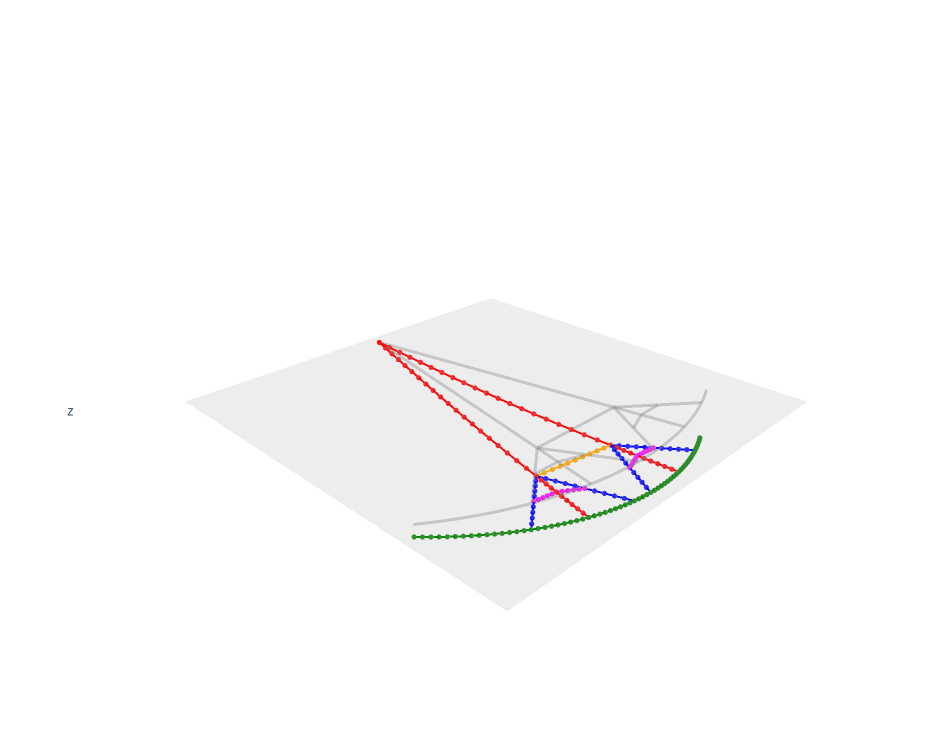
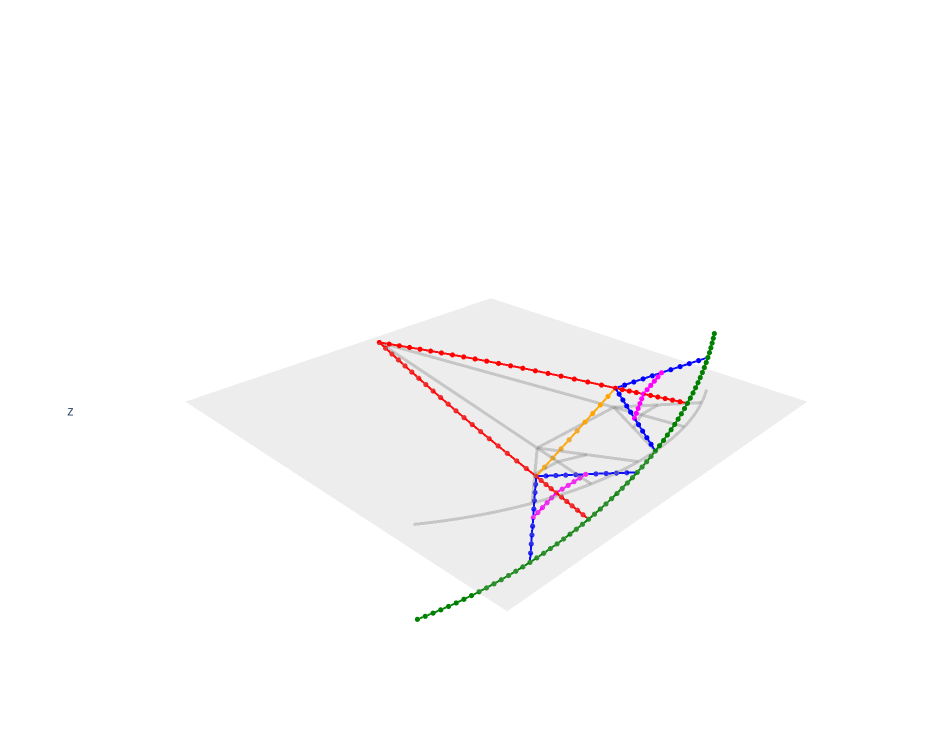
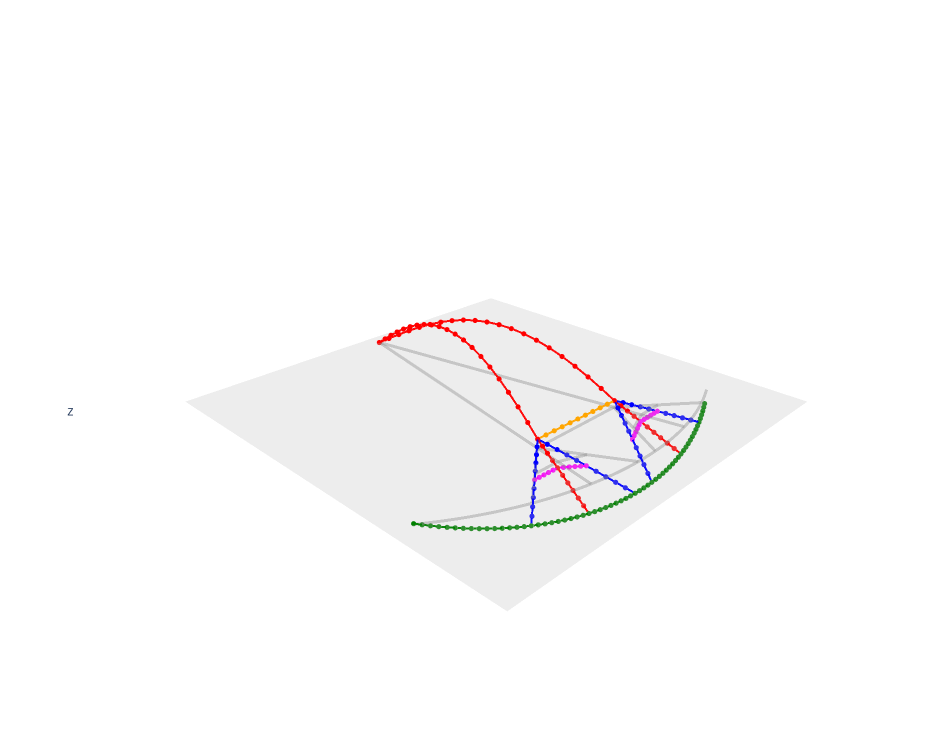
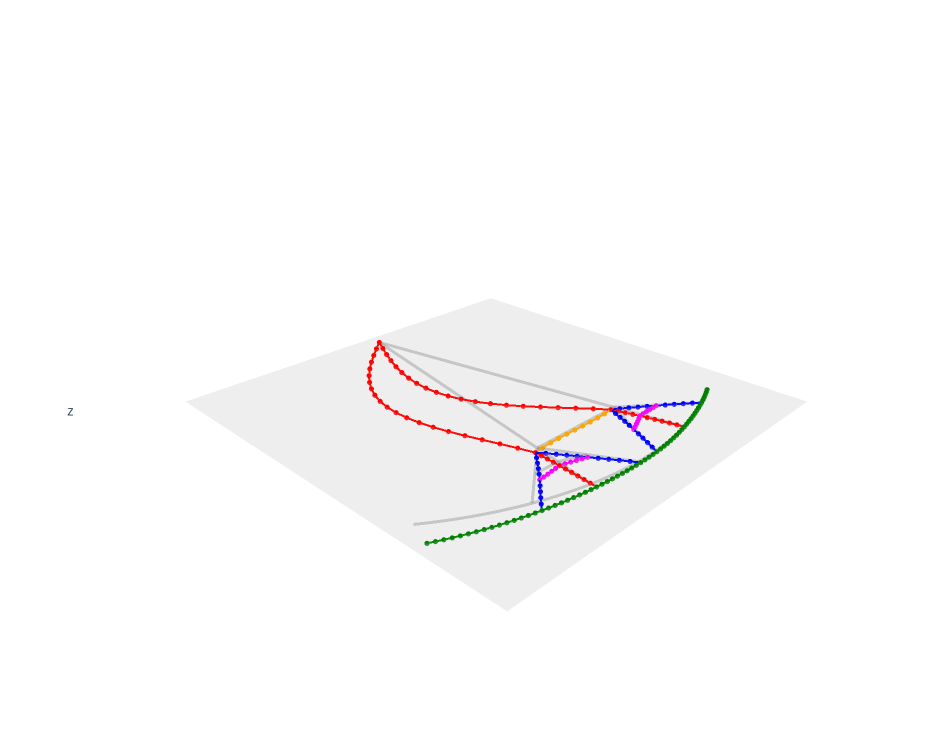

Write notebook code for charts like these, in order.
### Code cell
import numpy as np
import plotly.graph_objects as go

# ---------------- COLOR RULES ----------------
def element_color(i):
    if i < 60:
        return "red"
    elif i < 70:
        return "orange"
    elif i < 130:
        return "green"
    elif i < 170:
        return "blue"
    else:
        return "magenta"

element_colors = [element_color(i) for i in range(len(element_nodes))]

# ---------------- NODE COLORS ----------------
node_colors = ["black"] * len(nodes)

for i, (nA, nB) in enumerate(element_nodes):

    col = element_colors[i]

    node_colors[nA - 1] = col
    node_colors[nB - 1] = col

    if i in [130, 140, 150, 160]:
        node_colors[nA - 1] = "red"
    if i in [139, 149, 159, 169]:
        node_colors[nB - 1] = "green"
    if i in [170, 185]:
        node_colors[nA - 1] = "red"


# ---------------- SETTINGS ----------------
modes_to_plot = 10
scale = 100000

nodes = np.array(nodes)
eigvecs_disp_full = np.array(eigvecs_disp_full)

# -------- FIXED AXES (ZOOMED IN VERSION) --------
min_x, max_x = nodes[:,0].min(), nodes[:,0].max()
min_y, max_y = nodes[:,1].min(), nodes[:,1].max()
min_z, max_z = nodes[:,2].min(), nodes[:,2].max()

Lmax = max(max_x-min_x, max_y-min_y, max_z-min_z)

mid_x = (min_x + max_x)/2
mid_y = (min_y + max_y)/2
mid_z = (min_z + max_z)/2

# 🔥 ZOOM FACTOR
zoom = 0.7 * Lmax

xr = [mid_x - zoom, mid_x + zoom]
yr = [mid_y - zoom, mid_y + zoom]
zr = [mid_z - zoom, mid_z + zoom]


# ==========================================================
# LOOP OVER MODES
# ==========================================================
for i in range(modes_to_plot):

    mode_disp = eigvecs_disp_full[:, i].reshape(-1, 3)
    U = nodes + scale * mode_disp

    traces = []

    # ======================================================
    # REFERENCE PLANE
    # ======================================================
    x_grid, y_grid = np.linspace(-130, 150), np.linspace(-10, 270)

    Xg, Yg = np.meshgrid(x_grid, y_grid)
    Zg = np.zeros_like(Xg)

    plane = go.Surface(
        x=Xg,
        y=Yg,
        z=Zg,
        showscale=False,
        opacity=0.25,
        colorscale=[[0, "rgb(170,170,170)"], [1, "rgb(170,170,170)"]],
        contours={"z": {"show": True, "color": "black", "width": 1}},
        hoverinfo="skip"
    )
    traces.append(plane)

    # ======================================================
    # UNDEFORMED STRUCTURE
    # ======================================================
    for e, (nA, nB) in enumerate(element_nodes):
        p1 = nodes[nA - 1]
        p2 = nodes[nB - 1]

        traces.append(
            go.Scatter3d(
                x=[p1[0], p2[0]],
                y=[p1[1], p2[1]],
                z=[p1[2], p2[2]],
                mode="lines",
                line=dict(color="grey", width=6),
                opacity=0.35,
                showlegend=False
            )
        )

    # ======================================================
    # DEFORMED STRUCTURE
    # ======================================================
    for e, (nA, nB) in enumerate(element_nodes):
        p1 = U[nA - 1]
        p2 = U[nB - 1]

        traces.append(
            go.Scatter3d(
                x=[p1[0], p2[0]],
                y=[p1[1], p2[1]],
                z=[p1[2], p2[2]],
                mode="lines",
                line=dict(color=element_colors[e], width=4),
                opacity=0.95,
                showlegend=False
            )
        )

    # ======================================================
    # NODES
    # ======================================================
    traces.append(
        go.Scatter3d(
            x=U[:,0],
            y=U[:,1],
            z=U[:,2],
            mode="markers",
            marker=dict(size=3, color=node_colors),
            showlegend=False
        )
    )

    # ======================================================
    # LEGEND
    # ======================================================
    legend_traces = [
        go.Scatter3d(x=[None], y=[None], z=[None], mode="lines",
                     line=dict(color="lightgrey", width=6),
                     name="Undeformed structure"),

        go.Scatter3d(x=[None], y=[None], z=[None], mode="lines",
                     line=dict(color="red", width=4),
                     name="Primary trusses"),

        go.Scatter3d(x=[None], y=[None], z=[None], mode="lines",
                     line=dict(color="orange", width=4),
                     name="Connecting truss"),

        go.Scatter3d(x=[None], y=[None], z=[None], mode="lines",
                     line=dict(color="green", width=4),
                     name="Retaining wall"),

        go.Scatter3d(x=[None], y=[None], z=[None], mode="lines",
                     line=dict(color="blue", width=4),
                     name="Connection system"),

        go.Scatter3d(x=[None], y=[None], z=[None], mode="lines",
                     line=dict(color="magenta", width=4),
                     name="Bracing elements")
    ]

    fig = go.Figure(data=traces + legend_traces)

    # ======================================================
    # LAYOUT — AXES HIDDEN BUT SCALE FIXED
    # ======================================================
    fig.update_layout(
        width=950,
        height=750,
        paper_bgcolor="white",
        showlegend=False,
        scene=dict(
            xaxis=dict(
                range=xr,
                showgrid=False,
                zeroline=False,
                showticklabels=False,
                showbackground=False
            ),
            yaxis=dict(
                range=yr,
                showgrid=False,
                zeroline=False,
                showticklabels=False,
                showbackground=False
            ),
            zaxis=dict(
                range=zr,
                showgrid=False,
                zeroline=False,
                showticklabels=False,
                showbackground=False
            ),
            aspectmode="manual",
            aspectratio=dict(x=1, y=1, z=1),
            camera=dict(eye=dict(x=1, y=1, z=0.7))
        ),
        margin=dict(l=10, r=10, b=10, t=60)
    )

    fig.show()
